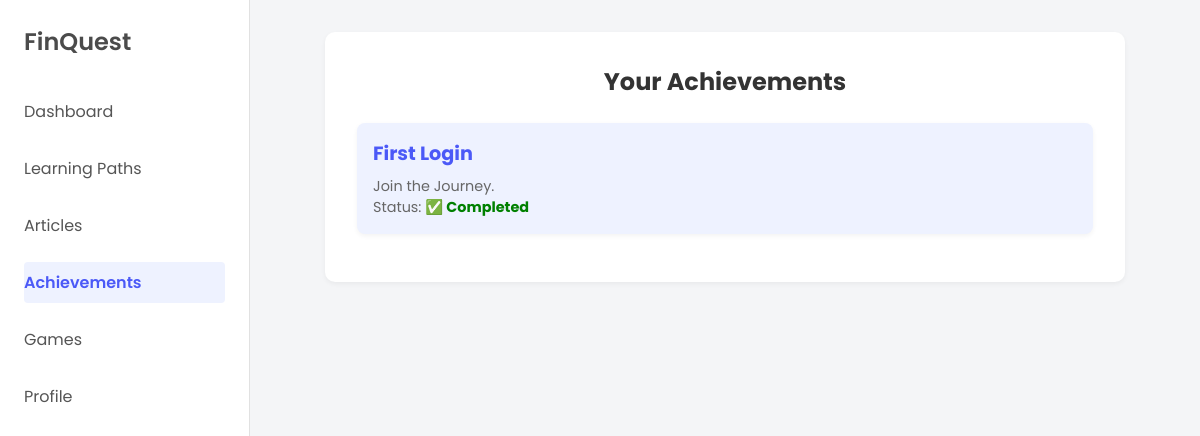
The page /achievements (signed in) on the database its author committed.
### Model/db.py (models this page shows)
class UserAchievement(db.Model):
    id = db.Column(db.Integer, primary_key=True)
    user_id = db.Column(db.Integer, db.ForeignKey('user.id'), nullable=False)
    achievement_id = db.Column(db.Integer, db.ForeignKey('achievement.id'), nullable=False)
    completed = db.Column(db.Boolean, default=False)
    user = db.relationship('User', back_populates='achievements')
    achievement = db.relationship('Achievement', back_populates='users')

class Achievement(db.Model):
    id = db.Column(db.Integer, primary_key=True)
    name = db.Column(db.String(100), unique=True, nullable=False)
    description = db.Column(db.Text, nullable=False)
    users = db.relationship('UserAchievement', back_populates='achievement', lazy=True)

### app.py (the view)
@app.route('/achievements')
def achievements():
    user=get_logged_in_user()
    user_achievements = (
        db.session.query(UserAchievement, Achievement)
        .join(Achievement, UserAchievement.achievement_id == Achievement.id)
        .filter(UserAchievement.user_id == user.id)
        .all()
    )
    return render_template("User/Achievement.html", user_achievements = user_achievements )

### app.py (called while the page is built)
def get_logged_in_user():
    if "userid" not in session:
        return redirect(url_for("login"))
    return User.query.get(session["userid"])

### Templates/User/Achievement.html (shortened to what this page needs)
<!DOCTYPE html>
<html lang="en">
<head>
</head>
<body>
    <div class="sidebar">
        <div class="brand">FinQuest</div>
        <nav>
            <ul>
                <li><a href="/home">Dashboard</a></li>
                <li><a href="/learningpaths">Learning Paths</a></li>
                <li><a href="/articles">Articles</a></li>
                <li class="active"><a href="/achievements">Achievements</a></li>
                <li><a href="/game1">Games</a></li>
                <li><a href="/profile">Profile</a></li>
            </ul>
        </nav>
    </div>
    <div class="main-content">
        <div class="achievements-container">
            <h2>Your Achievements</h2>
            {% if user_achievements %}
                {% for user_achievement, achievement in user_achievements %}
                    <div class="achievement-card">
                        <h3>{{ achievement.name }}</h3>
                        <p>{{ achievement.description }}</p>
                        <p>Status:
                            <span class="{% if user_achievement.completed %}completed{% else %}incomplete{% endif %}">
                                {% if user_achievement.completed %}✅ Completed{% else %}❌ Incomplete{% endif %}
                            </span>
                        </p>
                    </div>
                {% endfor %}
            {% else %}
                <p>No achievements earned yet.</p>
            {% endif %}
        </div>
    </div>
</body>
</html>

### Templates/User/Achievement.html (style rules this page uses)
* { margin: 0; padding: 0; box-sizing: border-box; font-family: 'Poppins', sans-serif; }
body { background-color: #f4f5f7; display: flex; min-height: 100vh; }
.sidebar { width: 250px; background-color: #fff; border-right: 1px solid #e1e1e1; padding: 1.5rem; }
.sidebar .brand { font-size: 1.5rem; font-weight: 600; margin-bottom: 2rem; color: #4b4b4b; }
.sidebar nav ul { list-style: none; }
.sidebar nav ul li { margin-bottom: 1rem; }
.sidebar nav ul li a { text-decoration: none; color: #555; font-size: 1rem; padding: 0.5rem 0; display: block; border-radius: 4px; transition: background-color 0.2s; }
.sidebar nav ul li.active a { background-color: #eef2ff; color: #4b59f7; font-weight: 600; }
.main-content { flex: 1; padding: 2rem; overflow-y: auto; }
.achievements-container { max-width: 800px; margin: 0 auto; background: white; padding: 2rem; border-radius: 10px; box-shadow: 0 2px 5px rgba(0,0,0,0.05); }
.achievements-container h2 { text-align: center; color: #333; margin-bottom: 1.5rem; }
.achievement-card { background: #eef2ff; padding: 1rem; border-radius: 8px; margin-bottom: 1rem; box-shadow: 0 2px 5px rgba(0,0,0,0.05); }
.achievement-card h3 { color: #4b59f7; font-size: 1.2rem; margin-bottom: 0.5rem; }
.achievement-card p { font-size: 0.9rem; color: #666; }
.completed { color: green; font-weight: bold; }

### rows shown on the page
UserAchievement: name "First Login", description "Join the Journey.", completed "✅ Completed"
